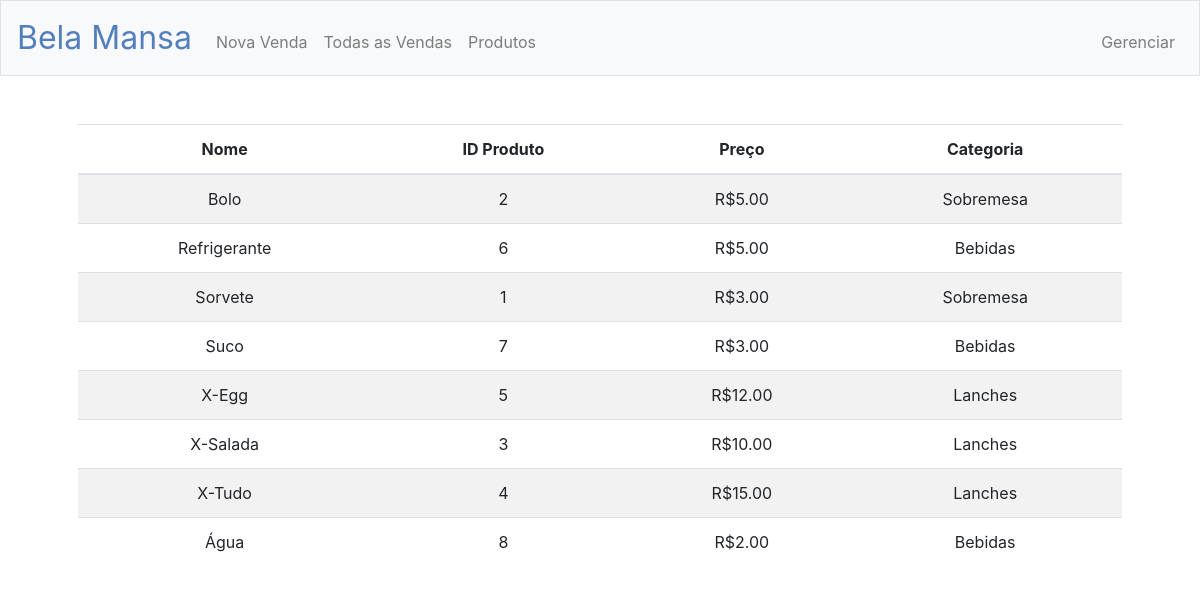
/produtos, run on the app's committed database.
### tables this page shows
CREATE TABLE "produtos" (
	"id_produto"	INTEGER,
	"nome_produto"	VARCHAR(255),
	"preco"	DECIMAL(20, 2),
	"id_categoria"	INTEGER,
	"ativo"	BIT,
	PRIMARY KEY("id_produto")
);

CREATE TABLE "categorias" (
	"id_categoria"	INTEGER,
	"nome_categoria"	VARCHAR(255) NOT NULL,
	"ordem"	INTEGER,
	PRIMARY KEY("id_categoria")
);

### app.py (the view)
@app.route("/produtos")
def produtos():
    lista_produtos = db.execute("SELECT id_produto, nome_produto, preco, nome_categoria FROM produtos INNER JOIN categorias ON produtos.id_categoria = categorias.id_categoria WHERE produtos.ativo = 1 ORDER BY produtos.nome_produto ASC")
    admin = False
    return render_template('produtos.html', lista_produtos=lista_produtos,admin=admin)

### app.py (called while the page is built)
@app.after_request
def after_request(response):
    response.headers["Cache-Control"] = "no-cache, no-store, must-revalidate"
    response.headers["Expires"] = 0
    response.headers["Pragma"] = "no-cache"
    return response

### templates/produtos.html (shortened to what this page needs)
{% extends "layout.html" %}
{% block main %}
    <table class="table table-striped">
        <thead>
            <tr>
                <th>Nome</th>
                <th>ID Produto</th>
                <th>Preço</th>
                <th>Categoria</th>
            </tr>
        </thead>
        <tbody>
                {% for item in lista_produtos %}
                    <tr>
                        <td>{{item['nome_produto']}}</td>
                        <td>{{item['id_produto']}}</td>
                        <td>R${{"{:.2f}".format(item['preco'])}}</td>
                        <td>{{item['nome_categoria']}}</td>
                    </tr>
                {% endfor %}
        </tbody>
    </table>
{% endblock %}

### templates/layout.html (shortened to what this page needs)
<!DOCTYPE html>
<html lang="en">
    <head>
        <link href="https://maxcdn.bootstrapcdn.com/bootstrap/4.1.3/css/bootstrap.min.css" rel="stylesheet">
        <link href="/static/styles.css" rel="stylesheet">
    </head>
    <body>
        <nav class="navbar navbar-expand-md navbar-light bg-light border">
            <a class="navbar-brand" href="/"><span class="blue">Bela Mansa</a>
            <div class="collapse navbar-collapse" id="navbar">
                <ul class="navbar-nav mr-auto mt-2">
                <li class="nav-item"><a class="nav-link" href="/venda">Nova Venda</a></li>
                <li class="nav-item"><a class="nav-link" href="/todasvendas">Todas as Vendas</a></li>
                {% if session.user_id %}
                        <li class="nav-item"><a class="nav-link" href="/novoproduto">Cadastrar Novo Produto</a></li>
                        <li class="nav-item"><a class="nav-link" href="/produtosadmin">Produtos</a></li>
                        <li class="nav-item"><a class="nav-link" href="/criarcategoria">Criar Categoria</a></li>
                        <li class="nav-item"><a class="nav-link" href="/gerenciarcategoria">Gerenciar Categorias</a></li>
                        <li class="nav-item"><a class="nav-link" href="/graficos">Gráficos</a></li>
                        <li class="nav-item"><a class="nav-link" href="/register">Novo Usuário</a></li>
                        <li class="nav-item"><a class="nav-link" href="/senha">Senha</a></li>
                    </ul>
                    <ul class="navbar-nav ml-auto mt-2">
                        <li class="nav-item"><a class="nav-link" href="/logout">Log Out</a></li>
                    </ul>
                {% else %}
                    <li class="nav-item"><a class="nav-link" href="/produtos">Produtos</a></li>
                    </ul>
                    <ul class="navbar-nav ml-auto mt-2">
                        <li class="nav-item"><a class="nav-link" href="/login">Gerenciar</a></li>
                    </ul>
                {% endif %}
            </div>
        </nav>
        <main class="container p-5">
            {% block main %}{% endblock %}
        </main>
    </body>
</html>

### static/styles.css (style rules this page uses)
nav .navbar-brand { font-size: xx-large; }
nav .navbar-brand .blue { color: #537fbe; }
main { overflow-x: auto; text-align: center; }

### data on the page
produtos: nome_produto "Bolo", id_produto "2", preco "5.00", nome_categoria "Sobremesa"
produtos: nome_produto "Refrigerante", id_produto "6", preco "5.00", nome_categoria "Bebidas"
produtos: nome_produto "Sorvete", id_produto "1", preco "3.00", nome_categoria "Sobremesa"
produtos: nome_produto "Suco", id_produto "7", preco "3.00", nome_categoria "Bebidas"
produtos: nome_produto "X-Egg", id_produto "5", preco "12.00", nome_categoria "Lanches"
produtos: nome_produto "X-Salada", id_produto "3", preco "10.00", nome_categoria "Lanches"
produtos: nome_produto "X-Tudo", id_produto "4", preco "15.00", nome_categoria "Lanches"
produtos: nome_produto "Água", id_produto "8", preco "2.00", nome_categoria "Bebidas"
